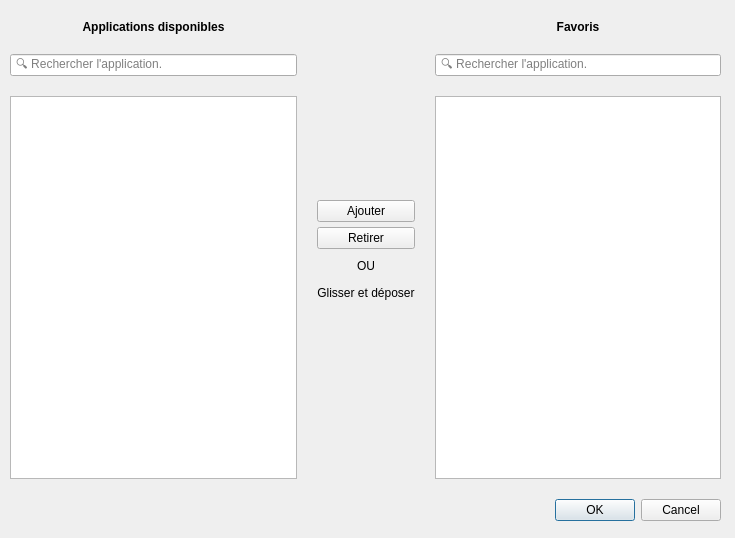
<?xml version="1.0" encoding="UTF-8"?>
<ui version="4.0">
 <class>DialogAddFavorites</class>
 <widget class="QDialog" name="DialogAddFavorites">
  <property name="geometry">
   <rect>
    <x>0</x>
    <y>0</y>
    <width>735</width>
    <height>538</height>
   </rect>
  </property>
  <property name="sizePolicy">
   <sizepolicy hsizetype="Fixed" vsizetype="Fixed">
    <horstretch>0</horstretch>
    <verstretch>0</verstretch>
   </sizepolicy>
  </property>
  <property name="minimumSize">
   <size>
    <width>735</width>
    <height>538</height>
   </size>
  </property>
  <property name="maximumSize">
   <size>
    <width>735</width>
    <height>538</height>
   </size>
  </property>
  <property name="windowTitle">
   <string>Gestion des favoris</string>
  </property>
  <widget class="QWidget" name="verticalLayoutWidget_2">
   <property name="geometry">
    <rect>
     <x>10</x>
     <y>20</y>
     <width>711</width>
     <height>501</height>
    </rect>
   </property>
   <layout class="QVBoxLayout" name="verticalLayout_2">
    <property name="spacing">
     <number>20</number>
    </property>
    <property name="topMargin">
     <number>0</number>
    </property>
    <item>
     <layout class="QHBoxLayout" name="horizontalLayout">
      <item>
       <layout class="QVBoxLayout" name="verticalLayout_3">
        <item>
         <widget class="QLabel" name="label">
          <property name="font">
           <font>
            <bold>true</bold>
           </font>
          </property>
          <property name="text">
           <string>Applications disponibles</string>
          </property>
          <property name="alignment">
           <set>Qt::AlignmentFlag::AlignCenter</set>
          </property>
         </widget>
        </item>
        <item>
         <widget class="QLineEdit" name="availableSearch">
          <property name="placeholderText">
           <string> 🔍 Rechercher l'application.</string>
          </property>
         </widget>
        </item>
        <item>
         <widget class="QListWidget" name="availableList">
          <property name="isWrapping" stdset="0">
           <bool>false</bool>
          </property>
          <property name="wordWrap">
           <bool>true</bool>
          </property>
          <property name="selectionRectVisible">
           <bool>false</bool>
          </property>
         </widget>
        </item>
       </layout>
      </item>
      <item>
       <layout class="QVBoxLayout" name="verticalLayout">
        <property name="spacing">
         <number>5</number>
        </property>
        <property name="topMargin">
         <number>180</number>
        </property>
        <property name="bottomMargin">
         <number>120</number>
        </property>
        <item>
         <widget class="QPushButton" name="addButton">
          <property name="text">
           <string>Ajouter</string>
          </property>
         </widget>
        </item>
        <item>
         <widget class="QPushButton" name="removeButton">
          <property name="text">
           <string>Retirer</string>
          </property>
         </widget>
        </item>
        <item>
         <widget class="QLabel" name="label_3">
          <property name="maximumSize">
           <size>
            <width>16777215</width>
            <height>30</height>
           </size>
          </property>
          <property name="text">
           <string>OU</string>
          </property>
          <property name="alignment">
           <set>Qt::AlignmentFlag::AlignCenter</set>
          </property>
         </widget>
        </item>
        <item>
         <widget class="QLabel" name="label_4">
          <property name="maximumSize">
           <size>
            <width>16777215</width>
            <height>30</height>
           </size>
          </property>
          <property name="text">
           <string>Glisser et déposer</string>
          </property>
          <property name="alignment">
           <set>Qt::AlignmentFlag::AlignCenter</set>
          </property>
         </widget>
        </item>
        <item>
         <widget class="QLabel" name="label_5">
          <property name="minimumSize">
           <size>
            <width>0</width>
            <height>50</height>
           </size>
          </property>
          <property name="maximumSize">
           <size>
            <width>16777215</width>
            <height>50</height>
           </size>
          </property>
          <property name="text">
           <string/>
          </property>
          <property name="alignment">
           <set>Qt::AlignmentFlag::AlignCenter</set>
          </property>
         </widget>
        </item>
       </layout>
      </item>
      <item>
       <layout class="QVBoxLayout" name="verticalLayout_4">
        <item>
         <widget class="QLabel" name="label_2">
          <property name="font">
           <font>
            <bold>true</bold>
           </font>
          </property>
          <property name="text">
           <string>Favoris</string>
          </property>
          <property name="alignment">
           <set>Qt::AlignmentFlag::AlignCenter</set>
          </property>
         </widget>
        </item>
        <item>
         <widget class="QLineEdit" name="favoritesSearch">
          <property name="placeholderText">
           <string> 🔍 Rechercher l'application.</string>
          </property>
         </widget>
        </item>
        <item>
         <widget class="QListWidget" name="favoritesList">
          <property name="wordWrap">
           <bool>true</bool>
          </property>
         </widget>
        </item>
       </layout>
      </item>
     </layout>
    </item>
    <item>
     <widget class="QDialogButtonBox" name="buttonBox">
      <property name="orientation">
       <enum>Qt::Orientation::Horizontal</enum>
      </property>
      <property name="standardButtons">
       <set>QDialogButtonBox::StandardButton::Cancel|QDialogButtonBox::StandardButton::Ok</set>
      </property>
     </widget>
    </item>
   </layout>
  </widget>
 </widget>
 <resources/>
 <connections>
  <connection>
   <sender>buttonBox</sender>
   <signal>accepted()</signal>
   <receiver>DialogAddFavorites</receiver>
   <slot>accept()</slot>
   <hints>
    <hint type="sourcelabel">
     <x>248</x>
     <y>254</y>
    </hint>
    <hint type="destinationlabel">
     <x>157</x>
     <y>274</y>
    </hint>
   </hints>
  </connection>
  <connection>
   <sender>buttonBox</sender>
   <signal>rejected()</signal>
   <receiver>DialogAddFavorites</receiver>
   <slot>reject()</slot>
   <hints>
    <hint type="sourcelabel">
     <x>316</x>
     <y>260</y>
    </hint>
    <hint type="destinationlabel">
     <x>286</x>
     <y>274</y>
    </hint>
   </hints>
  </connection>
 </connections>
</ui>
